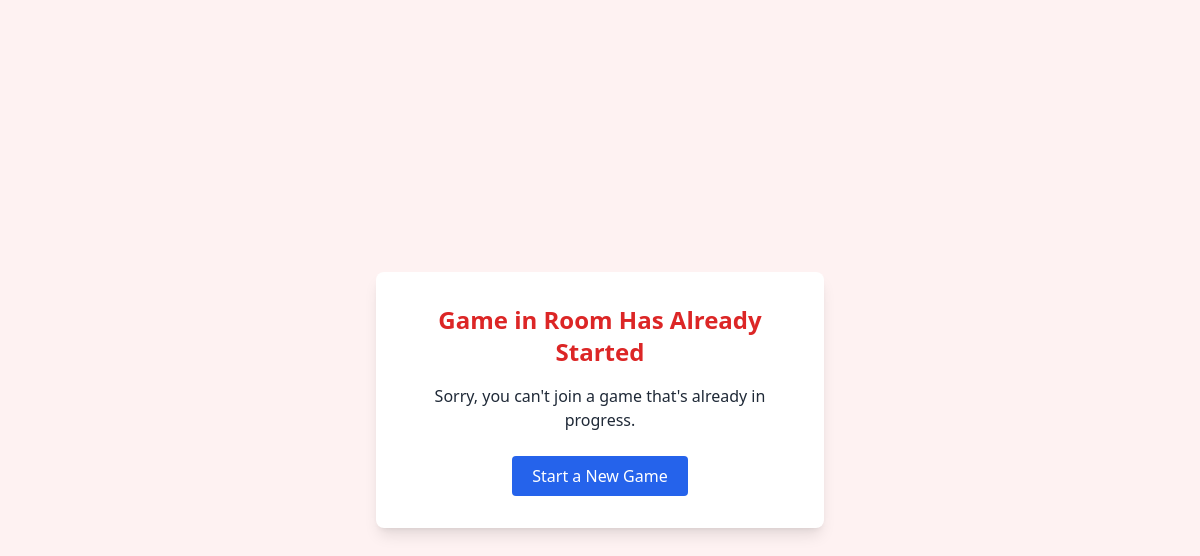
/join/N9QZII/, run on an earlier commit of the app's database.
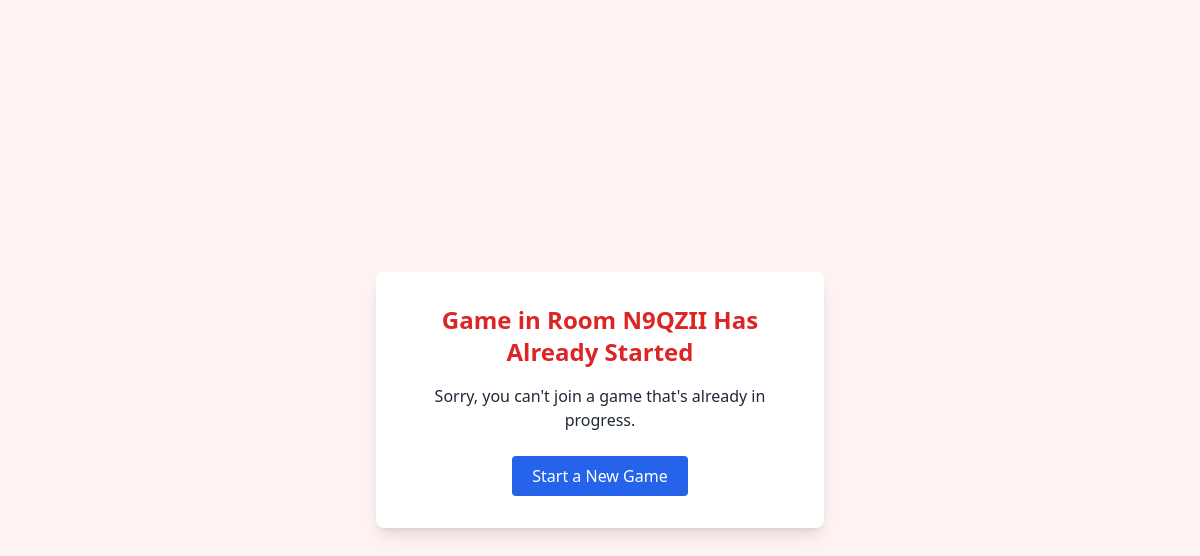
And on a later commit of the database.
### core/models.py (models this page shows, shortened)
class GameRoom(models.Model):
    code = models.CharField(max_length=8, unique=True, default=generate_room_code)
    host_name = models.CharField(max_length=200)
    config = models.JSONField(default=dict)
    started = models.BooleanField(default=False)
    ended = models.BooleanField(default=False)

### core/views.py (the view, shortened to what this page needs)
# urls.py: path('join/<str:room_code>/', views.join_room_landing, name='join_room_landing'),
def join_room_landing(request, room_code):
    room_code = room_code.upper()  # Ensure uppercase consistency
    try:
        room = GameRoom.objects.get(code=room_code)
    except GameRoom.DoesNotExist:
        return render(request, 'core/game_already_started.html', {'error': 'Room not found.'})
    if room.started:
        return render(request, 'core/game_already_started.html', {'room': room})

### core/templates/core/game_already_started.html (shortened to what this page needs)
<!DOCTYPE html>
<html lang="en">
<head>
    <script src="https://cdn.tailwindcss.com"></script>
</head>
<body class="bg-red-50 text-gray-800 min-h-screen flex items-center justify-center px-4">
    <div class="bg-white shadow-lg rounded-lg p-8 max-w-md w-full text-center">
        <h2 class="text-2xl font-bold text-red-600 mb-4">Game in Room {{ room.code }} Has Already Started</h2>
        <p class="mb-6">Sorry, you can't join a game that's already in progress.</p>
        <a href="{% url 'create_room' %}" class="inline-block bg-blue-600 text-white px-5 py-2 rounded hover:bg-blue-700 transition">
            Start a New Game
        </a>
    </div>
</body>
</html>

What changed in the data, as far as the page shows it:
added GameRoom: code "N9QZII"
